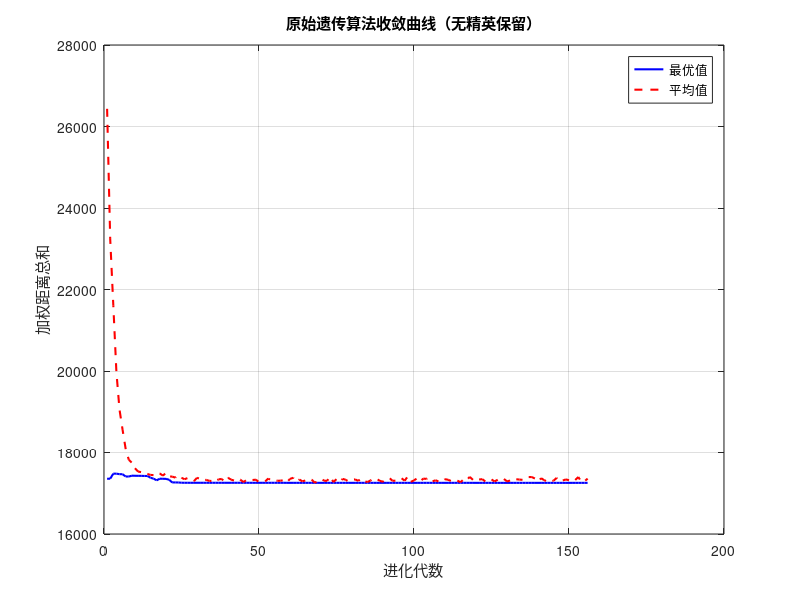

Here is the MATLAB script that generated this plot: (Note: this script raises an error after producing the figure.)
%% 遗传算法主程序 - 校园快递驿站选址优化（原始GA，无精英保留）
% 编码方式：实数编码
% 选择策略：锦标赛选择
% 交叉算子：SBX交叉
% 变异算子：高斯变异
% 终止条件：最大代数200 或 连续30代无改善
% 特点：无精英保留，子代完全替换父代

clear; clc; close all;
rng(42);  % 设置随机种子，确保结果可重复

%% ==================== 1. 问题数据定义 ====================
points = [5,  12, 120;
          10, 15, 180;
          15, 8,  100;
          18, 20, 150;
          22, 5,  80;
          25, 18, 160;
          30, 10, 140;
          32, 28, 110;
          38, 15, 170;
          42, 25, 190];

x_coords = points(:, 1);
y_coords = points(:, 2);
weights = points(:, 3);

% 搜索边界
x_min = 0; x_max = 50;
y_min = 0; y_max = 30;  % Y边界为30

%% ==================== 2. 遗传算法参数设置 ====================
pop_size = 100;         % 种群规模（修改为100）
max_gen = 200;          % 最大进化代数
pc = 0.8;               % 交叉概率
pm = 0.05;              % 变异概率
tournament_size = 2;    % 锦标赛规模
% elite_count = 0;      % 【原始算法】无精英保留
sigma_x = 5;            % x方向高斯变异步长
sigma_y = 3;            % y方向高斯变异步长
eta_c = 20;             % SBX分布指数
stall_limit = 30;       % 停滞上限代数
epsilon = 1e-6;         % 改善阈值

%% ==================== 3. 初始化种群 ====================
population = zeros(pop_size, 2);
for i = 1:pop_size
    population(i, 1) = x_min + rand() * (x_max - x_min);
    population(i, 2) = y_min + rand() * (y_max - y_min);
end

%% ==================== 4. 记录变量初始化 ====================
best_fitness_history = zeros(max_gen, 1);
avg_fitness_history = zeros(max_gen, 1);
best_individual_history = zeros(max_gen, 2);
stall_counter = 0;

%% ==================== 5. 主循环 ====================
fprintf('========== 原始遗传算法（无精英保留，种群规模=100）开始优化 ==========\n');

for gen = 1:max_gen
    %% 5.1 计算适应度
    fitness = zeros(pop_size, 1);
    for i = 1:pop_size
        x = population(i, 1);
        y = population(i, 2);
        total_dist = 0;
        for j = 1:length(x_coords)
            dist = sqrt((x - x_coords(j))^2 + (y - y_coords(j))^2);
            total_dist = total_dist + weights(j) * dist;
        end
        fitness(i) = 1 / (total_dist + 1);
    end
    
    %% 5.2 记录最优解
    [best_fitness, best_idx] = max(fitness);
    best_individual_history(gen, :) = population(best_idx, :);
    best_fitness_history(gen) = best_fitness;
    avg_fitness_history(gen) = mean(fitness);
    best_obj = 1 / (best_fitness + 1e-10) - 1;
    
    %% 5.3 停滞判断
    if gen > 1
        improvement = abs(best_fitness_history(gen) - best_fitness_history(gen-1)) ...
                      / (best_fitness_history(gen-1) + 1e-10);
        if improvement < epsilon
            stall_counter = stall_counter + 1;
        else
            stall_counter = 0;
        end
    end
    
    % 显示进度
    if mod(gen, 20) == 0 || gen == 1
        fprintf('第 %d 代，最优适应度: %.6f，最优目标值: %.2f\n', gen, best_fitness, best_obj);
    end
    
    % 终止条件判断
    if gen >= max_gen || stall_counter >= stall_limit
        fprintf('\n算法终止于第 %d 代，', gen);
        if gen >= max_gen
            fprintf('达到最大进化代数。\n');
        else
            fprintf('连续 %d 代无显著改善（改善率 < %.2e）。\n', stall_limit, epsilon);
        end
        break;
    end
    
    %% 5.4 【原始算法】无精英保留，直接进行选择、交叉、变异
    
    % 锦标赛选择（生成与种群规模相同的父代池）
    parent_pool = zeros(pop_size, 2);
    for i = 1:pop_size
        candidates_idx = randi(pop_size, tournament_size, 1);
        candidates_fitness = fitness(candidates_idx);
        [~, winner_local_idx] = max(candidates_fitness);
        winner_idx = candidates_idx(winner_local_idx);
        parent_pool(i, :) = population(winner_idx, :);
    end
    
    % SBX交叉操作
    offspring = zeros(pop_size, 2);
    for i = 1:2:pop_size
        p1 = parent_pool(i, :);
        if i+1 <= pop_size
            p2 = parent_pool(i+1, :);
        else
            p2 = p1;
        end
        
        if rand() < pc
            for j = 1:2
                u = rand();
                if u <= 0.5
                    beta = (2 * u)^(1/(eta_c+1));
                else
                    beta = (1/(2*(1-u)))^(1/(eta_c+1));
                end
                c1 = 0.5 * ((1+beta)*p1(j) + (1-beta)*p2(j));
                c2 = 0.5 * ((1-beta)*p1(j) + (1+beta)*p2(j));
                offspring(i, j) = c1;
                offspring(i+1, j) = c2;
            end
        else
            offspring(i, :) = p1;
            offspring(i+1, :) = p2;
        end
    end
    
    % 高斯变异操作
    for i = 1:size(offspring, 1)
        if rand() < pm
            offspring(i, 1) = offspring(i, 1) + sigma_x * randn();
            offspring(i, 2) = offspring(i, 2) + sigma_y * randn();
        end
    end
    
    % 边界处理
    offspring(offspring(:,1) < x_min, 1) = x_min;
    offspring(offspring(:,1) > x_max, 1) = x_max;
    offspring(offspring(:,2) < y_min, 2) = y_min;
    offspring(offspring(:,2) > y_max, 2) = y_max;
    
    %% 5.5 【原始算法】子代完全替换父代
    population = offspring;
end

%% ==================== 6. 输出最终结果 ====================
final_fitness = zeros(pop_size, 1);
for i = 1:pop_size
    x = population(i, 1);
    y = population(i, 2);
    total_dist = 0;
    for j = 1:length(x_coords)
        dist = sqrt((x - x_coords(j))^2 + (y - y_coords(j))^2);
        total_dist = total_dist + weights(j) * dist;
    end
    final_fitness(i) = 1 / (total_dist + 1);
end

[best_final_fitness, best_final_idx] = max(final_fitness);
best_location = population(best_final_idx, :);
optimal_value = 1 / (best_final_fitness + 1e-10) - 1;

fprintf('\n========== 优化结果 ==========\n');
fprintf('最优驿站坐标: (%.4f, %.4f)\n', best_location(1), best_location(2));
fprintf('最优目标函数值: %.4f\n', optimal_value);

%% ==================== 7. 绘制收敛曲线 ====================
figure(1);
best_obj_history = 1 ./ (best_fitness_history(1:gen) + 1e-10) - 1;
avg_obj_history = 1 ./ (avg_fitness_history(1:gen) + 1e-10) - 1;
plot(1:gen, best_obj_history, 'b-', 'LineWidth', 1.5); hold on;
plot(1:gen, avg_obj_history, 'r--', 'LineWidth', 1.5);
xlabel('进化代数');
ylabel('加权距离总和');
title('原始遗传算法收敛曲线（无精英保留）');
legend('最优值', '平均值');
grid on;

%% ==================== 8. 绘制需求点分布及最优驿站位置 ====================
figure(2);
scatter(x_coords, y_coords, weights/2, 'filled', 'MarkerEdgeColor', 'k');
hold on;
scatter(best_location(1), best_location(2), 150, 'rp', 'LineWidth', 2, ...
        'MarkerEdgeColor', 'r', 'MarkerFaceColor', 'none');
for i = 1:length(x_coords)
    text(x_coords(i)+1, y_coords(i)+1, num2str(i), 'FontSize', 10, 'FontWeight', 'bold');
end
xlabel('X坐标');
ylabel('Y坐标');
title('需求点分布及最优驿站位置（原始GA）');
legend('需求点（面积=需求量）', '最优驿站位置', 'Location', 'best');
xlim([0 50]);
ylim([0 30]);
grid on;

%% ==================== 9. 输出各需求点距离 ====================
fprintf('\n========== 各服务区域到驿站的距离 ==========\n');
for i = 1:length(x_coords)
    dist = sqrt((best_location(1) - x_coords(i))^2 + (best_location(2) - y_coords(i))^2);
    fprintf('区域 %d: 坐标 (%2d, %2d), 需求量 %3d, 距离 %.2f, 加权距离 %.2f\n', ...
            i, x_coords(i), y_coords(i), weights(i), dist, weights(i)*dist);
end

fprintf('\n原始遗传算法优化完成！\n');
